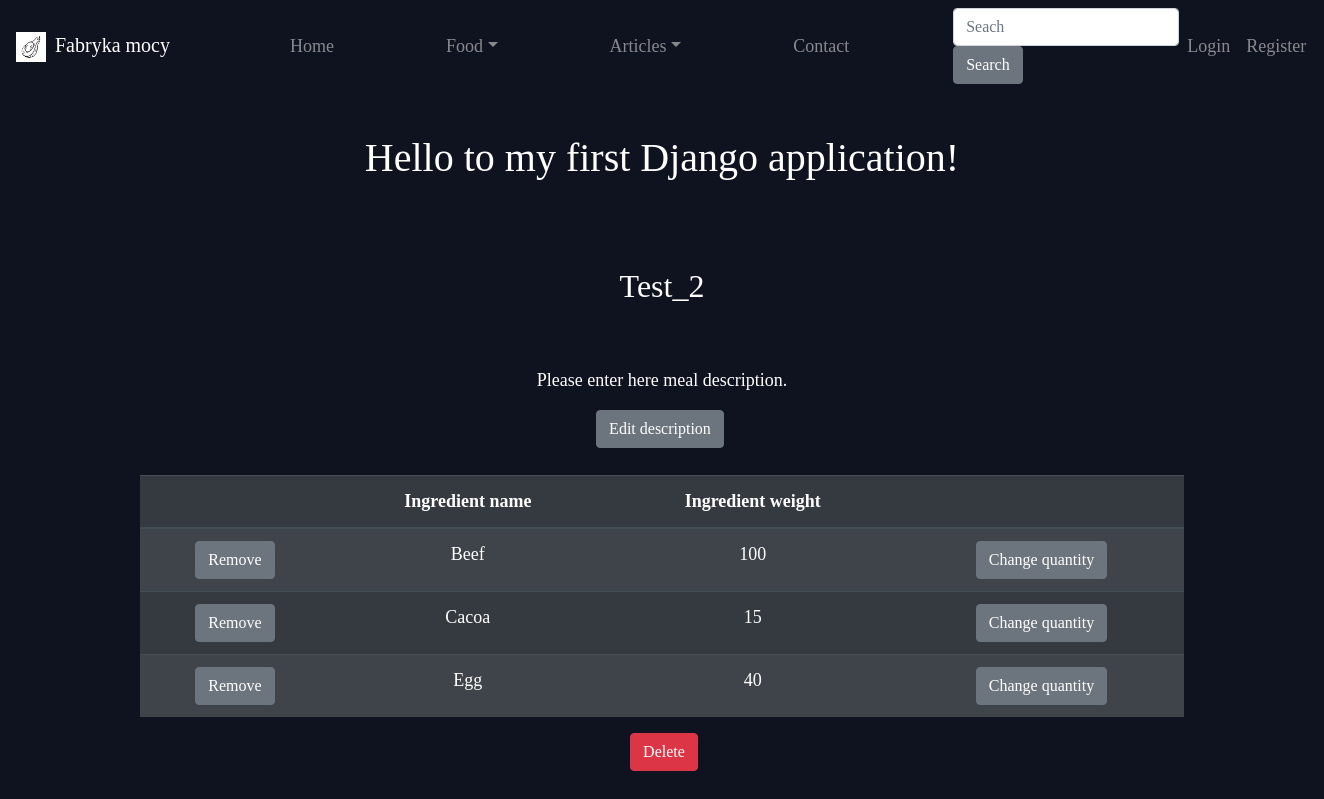
Page /food/meal_detail/21/ on the committed database.
### Food/models.py (models this page shows, shortened)
class Meals(models.Model):
    name = models.CharField(max_length=40)
    ingredient = models.ManyToManyField(Products, related_name="products")
    description = models.TextField(blank=True, max_length=750)
    ingredients_weights = models.CharField(max_length=40, blank=True)
    slug = models.CharField(
      max_length=81,
      blank= True,
      unique=True,
   )
    @property
    def weight_as_list(self):
        return self.ingredients_weights.split(",")
    def get_all_ingredients(self):
        return self.ingredient.all()

class Products(models.Model):
    name = models.CharField(max_length=50)
    protein = models.FloatField()
    carbohydrates = models.FloatField()
    fat = models.FloatField()
    description = models.TextField(blank=True)
    quantity = models.IntegerField(blank=True)
    price = models.DecimalField(max_digits=100, decimal_places=2, blank=True)
    date = models.TimeField(auto_now_add=True)
    food_type = models.CharField(max_length=6, choices=(
        ("1", "Meat"),
        ("2", "Fruit"),
        ("3", "Vegetable"),
        ("4", "SeaFood"),
        ("5", "Nuts"),
        ("6", "Grains"),
        ("7", "Diary")
        )
    )
    slug = models.CharField(
      max_length=20,
      null= True,
      unique=True,
   )
    class Meta:
        ordering = ["name"]

### Food/views.py (the view)
# urls.py: path("meal_detail/<int:pk>/",MealDetailView.as_view(), name="meal_detail" ),
class MealDetailView(DetailView):
    model = Meals
    template_name = "Food/meal_detail.html"

### Food/templatetags/custom_tags.py (called while the page is built)
@register.filter
def index(self_list, list_index):
	if type(self_list) == list and len(self_list) > list_index:
		return self_list[list_index]
	elif type(self_list) != list:
		return "First argument has to be a list."
	elif len(self_list) <= list_index :
		return "Passed index is higher than list length."

### Templates/Food/meal_detail.html (shortened to what this page needs)
{% extends 'base.html' %}
{% load custom_tags %}
{% block content %}
	<div class="post">
        <h2>{{object.name|lower|capfirst}}</h2>
        <br><br>
        <p>{{ object.description }}</p>
        <button class="btn btn-secondary mr-1" type="submit">
            <a class="Update-button" href="{% url 'desc_meal_update' object.pk %}">Edit description</a>
        </button>
        <br><br>
    </div>
    <div class="container-fluid col-md-12">
        <table class="table table-striped table-dark">
            <thead>
                <tr>
                    <th scope="col">           </th>
                    <th scope="col">Ingredient name</th>
                    <th scope="col">Ingredient weight</th>
                    <th scope="col">           </th>
                </tr>
            </thead>
            <tbody>
                {% for ingredient in object.get_all_ingredients %}
                    <tr>
                        <td>
                            <button type="button" class="btn btn-secondary">
                                <a class="hyperlink-off" href="{% url 'remove_ingredient' pk=object.pk  name=ingredient.name %}">
                                    Remove
                                </a>
                            </button>
                        </td>
                        <td>{{ ingredient.name|lower|capfirst }}</td>
                        <td>
                            {{ object.weight_as_list|index:forloop.counter0 }}
                        </td>
                        <td>
                            <button type="button" class="btn btn-secondary">
                                <a class="hyperlink-off" href="{% url 'update_meal_quantity' pk=object.pk index=forloop.counter0 %}">
                                    Change quantity
                                </a>
                            </button>
                        </td>
                    </tr>
                {% endfor %}
            </tbody>
        </table>
    </div>
        <button class="btn btn-danger ml-1" type="submit">
        <a class="Update-button" href="{% url 'meal_delete' object.pk %}">Delete</a>
    </button>
{% endblock %}

### files/style.css (style rules this page uses)
.Update-button, .Update-button:hover { text-decoration: none; font-family: Ubuntu; color: #fff; }
.hyperlink-off, .hyperlink-off:hover { text-decoration: none; font-family: Ubuntu; color: #fff; }

### rows in the picture
Meals: name "Test_2", description "Please enter here meal description.", weight_as_list|index "100", weight_as_list|index "15", weight_as_list|index "40"
Products: name "Beef"
Products: name "Cacoa"
Products: name "Egg"
